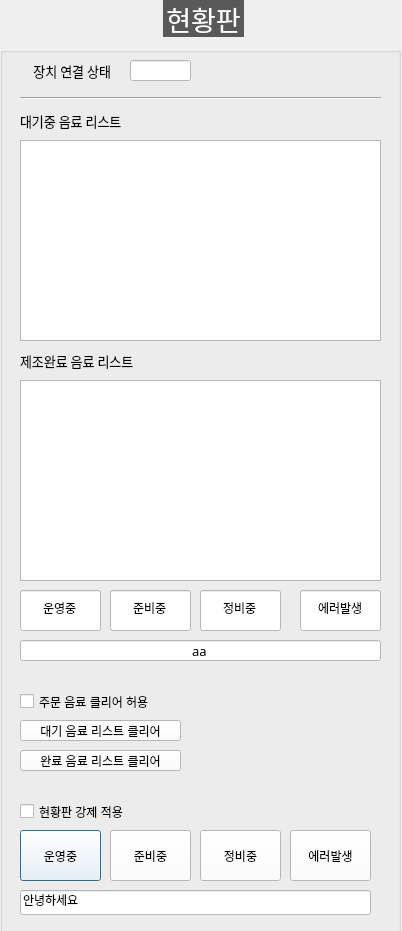
<?xml version="1.0" encoding="UTF-8"?>
<ui version="4.0">
 <class>DialogMonitor</class>
 <widget class="QDialog" name="DialogMonitor">
  <property name="geometry">
   <rect>
    <x>0</x>
    <y>0</y>
    <width>402</width>
    <height>931</height>
   </rect>
  </property>
  <property name="windowTitle">
   <string>Dialog</string>
  </property>
  <widget class="QGroupBox" name="GB_MONITOR">
   <property name="geometry">
    <rect>
     <x>0</x>
     <y>0</y>
     <width>401</width>
     <height>971</height>
    </rect>
   </property>
   <property name="font">
    <font>
     <family>함초롬돋움</family>
     <pointsize>20</pointsize>
     <weight>50</weight>
     <italic>false</italic>
     <bold>false</bold>
    </font>
   </property>
   <property name="styleSheet">
    <string notr="true">QGroupBox  {
    margin-top: 10px;
	font: 20pt &quot;함초롬돋움&quot;;
}

QGroupBox::title  {
    subcontrol-origin: margin;
    subcontrol-position: top center;
    padding: 10px 8000px 10px 8000px;
    background-color: #FF7401;
    color: rgb(255, 255, 255);
}
QLabel {
	font: 10pt &quot;함초롬돋움&quot;;
}
QComboBox{
	font: 10pt &quot;함초롬돋움&quot;;
	background-color: #ffffff
}
QPushButton{
	font: 10pt &quot;함초롬돋움&quot;;
	background-color: #ffffff
}
QLineEdit{
	font: 10pt &quot;함초롬돋움&quot;;
	background-color: #ffffff
}

QGroupBox  {
    margin-top: 10px;
	font: 20pt &quot;함초롬돋움&quot;;
}

QGroupBox::title  {
    subcontrol-origin: margin;
    subcontrol-position: top center;
    padding: 10px 8000px 10px 8000px;
    background-color: #595959;
    color: rgb(255, 255, 255);
}
QLabel {
	font: 10pt &quot;함초롬돋움&quot;;
}
QComboBox{
	font: 10pt &quot;함초롬돋움&quot;;
	background-color: #ffffff
}
QPushButton{
	font: 10pt &quot;함초롬돋움&quot;;
	background-color: #ffffff
}
QLineEdit{
	font: 10pt &quot;함초롬돋움&quot;;
	background-color: #ffffff
}





</string>
   </property>
   <property name="title">
    <string>현황판</string>
   </property>
   <widget class="QLineEdit" name="LE_MONITOR_CONNECTION">
    <property name="geometry">
     <rect>
      <x>130</x>
      <y>60</y>
      <width>61</width>
      <height>21</height>
     </rect>
    </property>
    <property name="font">
     <font>
      <family>함초롬돋움</family>
      <pointsize>10</pointsize>
      <weight>50</weight>
      <italic>false</italic>
      <bold>false</bold>
     </font>
    </property>
    <property name="readOnly">
     <bool>true</bool>
    </property>
   </widget>
   <widget class="QLabel" name="label_110">
    <property name="geometry">
     <rect>
      <x>10</x>
      <y>60</y>
      <width>101</width>
      <height>21</height>
     </rect>
    </property>
    <property name="font">
     <font>
      <family>함초롬돋움</family>
      <pointsize>10</pointsize>
      <weight>50</weight>
      <italic>false</italic>
      <bold>false</bold>
     </font>
    </property>
    <property name="text">
     <string>장치 연결 상태</string>
    </property>
    <property name="alignment">
     <set>Qt::AlignRight|Qt::AlignTrailing|Qt::AlignVCenter</set>
    </property>
   </widget>
   <widget class="Line" name="line_37">
    <property name="geometry">
     <rect>
      <x>20</x>
      <y>90</y>
      <width>361</width>
      <height>16</height>
     </rect>
    </property>
    <property name="font">
     <font>
      <pointsize>11</pointsize>
     </font>
    </property>
    <property name="orientation">
     <enum>Qt::Horizontal</enum>
    </property>
   </widget>
   <widget class="QListWidget" name="LW_WAITING">
    <property name="geometry">
     <rect>
      <x>20</x>
      <y>140</y>
      <width>361</width>
      <height>201</height>
     </rect>
    </property>
   </widget>
   <widget class="QListWidget" name="LW_COMPLETED">
    <property name="geometry">
     <rect>
      <x>20</x>
      <y>380</y>
      <width>361</width>
      <height>201</height>
     </rect>
    </property>
   </widget>
   <widget class="QLabel" name="label_111">
    <property name="geometry">
     <rect>
      <x>20</x>
      <y>110</y>
      <width>141</width>
      <height>21</height>
     </rect>
    </property>
    <property name="font">
     <font>
      <family>함초롬돋움</family>
      <pointsize>10</pointsize>
      <weight>50</weight>
      <italic>false</italic>
      <bold>false</bold>
     </font>
    </property>
    <property name="text">
     <string>대기중 음료 리스트</string>
    </property>
    <property name="alignment">
     <set>Qt::AlignLeading|Qt::AlignLeft|Qt::AlignVCenter</set>
    </property>
   </widget>
   <widget class="QLabel" name="label_112">
    <property name="geometry">
     <rect>
      <x>20</x>
      <y>350</y>
      <width>141</width>
      <height>21</height>
     </rect>
    </property>
    <property name="font">
     <font>
      <family>함초롬돋움</family>
      <pointsize>10</pointsize>
      <weight>50</weight>
      <italic>false</italic>
      <bold>false</bold>
     </font>
    </property>
    <property name="text">
     <string>제조완료 음료 리스트</string>
    </property>
    <property name="alignment">
     <set>Qt::AlignLeading|Qt::AlignLeft|Qt::AlignVCenter</set>
    </property>
   </widget>
   <widget class="QCheckBox" name="CB_FORCE_MONITOR_STATUS">
    <property name="geometry">
     <rect>
      <x>20</x>
      <y>800</y>
      <width>131</width>
      <height>23</height>
     </rect>
    </property>
    <property name="text">
     <string>현황판 강제 적용</string>
    </property>
   </widget>
   <widget class="QPushButton" name="BTN_FORCE_OPERATION">
    <property name="geometry">
     <rect>
      <x>20</x>
      <y>830</y>
      <width>81</width>
      <height>51</height>
     </rect>
    </property>
    <property name="text">
     <string>운영중</string>
    </property>
   </widget>
   <widget class="QPushButton" name="BTN_FORCE_MAINTENANCE">
    <property name="geometry">
     <rect>
      <x>200</x>
      <y>830</y>
      <width>81</width>
      <height>51</height>
     </rect>
    </property>
    <property name="text">
     <string>정비중</string>
    </property>
   </widget>
   <widget class="QPushButton" name="BTN_FORCE_PREPARATION">
    <property name="geometry">
     <rect>
      <x>110</x>
      <y>830</y>
      <width>81</width>
      <height>51</height>
     </rect>
    </property>
    <property name="text">
     <string>준비중</string>
    </property>
   </widget>
   <widget class="QPushButton" name="BTN_FORCE_ERROR">
    <property name="geometry">
     <rect>
      <x>290</x>
      <y>830</y>
      <width>81</width>
      <height>51</height>
     </rect>
    </property>
    <property name="text">
     <string>에러발생</string>
    </property>
   </widget>
   <widget class="QLineEdit" name="LE_FORCE_MSG">
    <property name="geometry">
     <rect>
      <x>20</x>
      <y>890</y>
      <width>351</width>
      <height>25</height>
     </rect>
    </property>
    <property name="text">
     <string>안녕하세요</string>
    </property>
   </widget>
   <widget class="QPushButton" name="BTN_FORCE_CLEAR_WAITING_LIST">
    <property name="geometry">
     <rect>
      <x>20</x>
      <y>720</y>
      <width>161</width>
      <height>21</height>
     </rect>
    </property>
    <property name="text">
     <string>대기 음료 리스트 클리어</string>
    </property>
   </widget>
   <widget class="QPushButton" name="BTN_FORCE_CLEAR_COMPLETED_LIST">
    <property name="geometry">
     <rect>
      <x>20</x>
      <y>750</y>
      <width>161</width>
      <height>21</height>
     </rect>
    </property>
    <property name="text">
     <string>완료 음료 리스트 클리어</string>
    </property>
   </widget>
   <widget class="QCheckBox" name="CB_FORCE_CLEAR_DRINKS">
    <property name="geometry">
     <rect>
      <x>20</x>
      <y>690</y>
      <width>161</width>
      <height>23</height>
     </rect>
    </property>
    <property name="text">
     <string>주문 음료 클리어 허용</string>
    </property>
   </widget>
   <widget class="QLineEdit" name="LE_MONITOR_STATUS_OPERATION">
    <property name="geometry">
     <rect>
      <x>20</x>
      <y>590</y>
      <width>81</width>
      <height>41</height>
     </rect>
    </property>
    <property name="text">
     <string>운영중</string>
    </property>
    <property name="alignment">
     <set>Qt::AlignCenter</set>
    </property>
    <property name="readOnly">
     <bool>true</bool>
    </property>
   </widget>
   <widget class="QLineEdit" name="LE_MONITOR_STATUS_PREPARATION">
    <property name="geometry">
     <rect>
      <x>110</x>
      <y>590</y>
      <width>81</width>
      <height>41</height>
     </rect>
    </property>
    <property name="text">
     <string>준비중</string>
    </property>
    <property name="alignment">
     <set>Qt::AlignCenter</set>
    </property>
    <property name="readOnly">
     <bool>true</bool>
    </property>
   </widget>
   <widget class="QLineEdit" name="LE_MONITOR_STATUS_MAINTENANCE">
    <property name="geometry">
     <rect>
      <x>200</x>
      <y>590</y>
      <width>81</width>
      <height>41</height>
     </rect>
    </property>
    <property name="text">
     <string>정비중</string>
    </property>
    <property name="alignment">
     <set>Qt::AlignCenter</set>
    </property>
    <property name="readOnly">
     <bool>true</bool>
    </property>
   </widget>
   <widget class="QLineEdit" name="LE_MONITOR_STATUS_ERROR">
    <property name="geometry">
     <rect>
      <x>300</x>
      <y>590</y>
      <width>81</width>
      <height>41</height>
     </rect>
    </property>
    <property name="text">
     <string>에러발생</string>
    </property>
    <property name="alignment">
     <set>Qt::AlignCenter</set>
    </property>
    <property name="readOnly">
     <bool>true</bool>
    </property>
   </widget>
   <widget class="QLineEdit" name="LE_MONITOR_STATUS_MESSAGE">
    <property name="geometry">
     <rect>
      <x>20</x>
      <y>640</y>
      <width>361</width>
      <height>21</height>
     </rect>
    </property>
    <property name="font">
     <font>
      <family>함초롬돋움</family>
      <pointsize>10</pointsize>
      <weight>50</weight>
      <italic>false</italic>
      <bold>false</bold>
     </font>
    </property>
    <property name="text">
     <string>aa</string>
    </property>
    <property name="alignment">
     <set>Qt::AlignCenter</set>
    </property>
    <property name="readOnly">
     <bool>true</bool>
    </property>
   </widget>
  </widget>
 </widget>
 <resources/>
 <connections/>
</ui>
